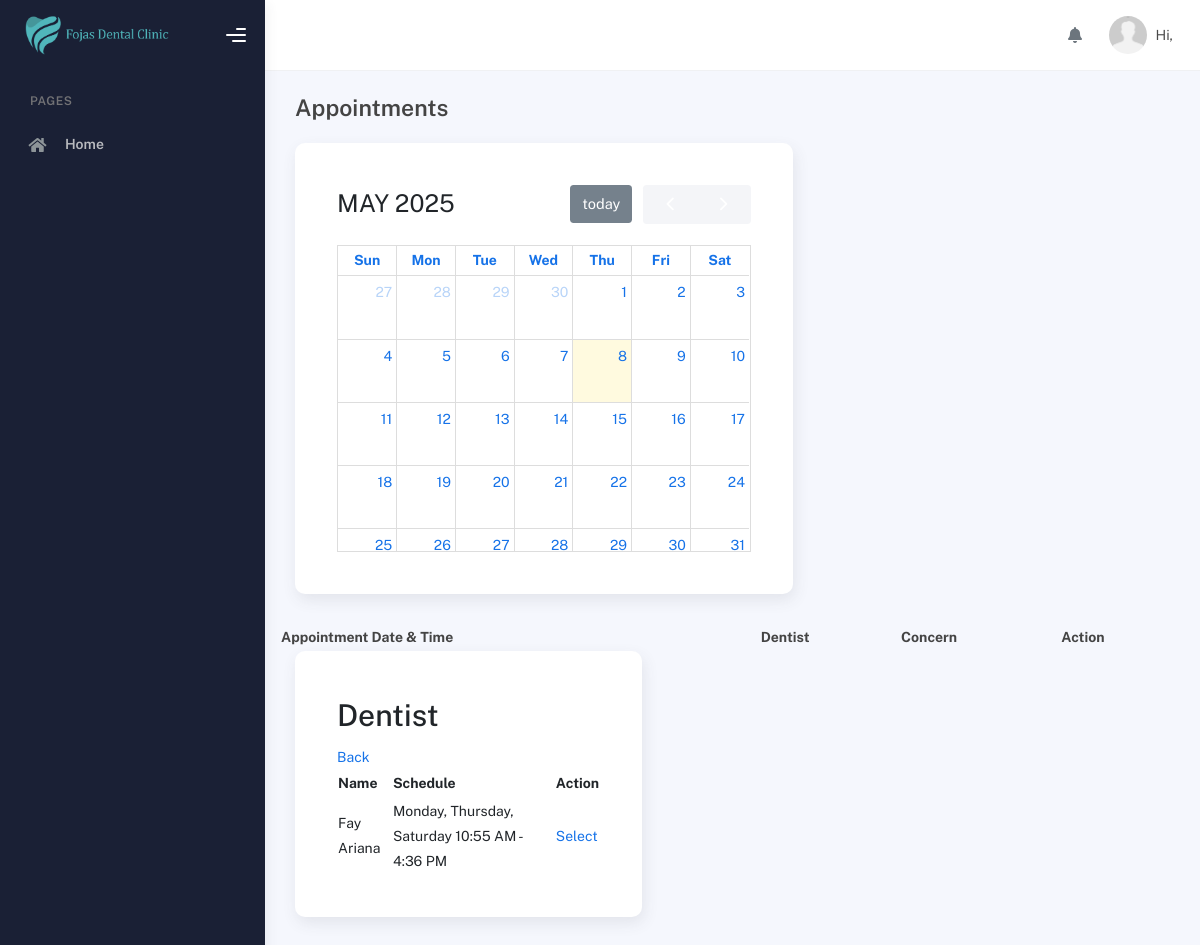
/modules/patients/appointments.php, run on an earlier commit of the app's database.
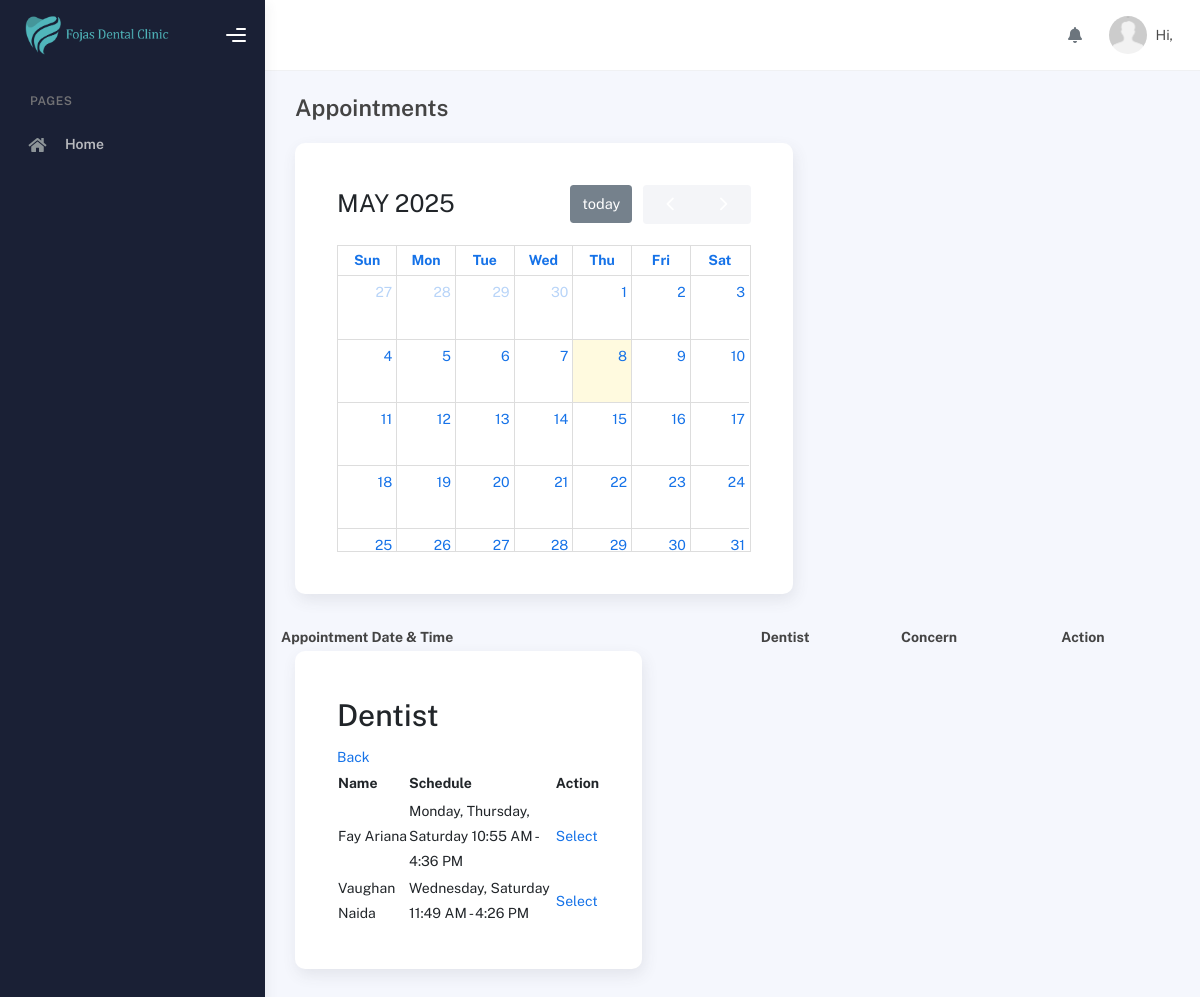
And on a later commit of the database.
### tables this page shows
CREATE TABLE `schedule` (
  `id` int(11) NOT NULL,
  `user_id` int(255) NOT NULL,
  `day` varchar(150) NOT NULL,
  `start_time` varchar(100) NOT NULL,
  `end_time` varchar(100) NOT NULL,
  `date_created` date NOT NULL,
  `date_updated` date NOT NULL
);

CREATE TABLE `users` (
  `id` int(11) NOT NULL,
  `user_id` int(100) NOT NULL,
  `role_id` int(11) NOT NULL,
  `first_name` varchar(250) NOT NULL,
  `middle_name` varchar(255) NOT NULL,
  `last_name` varchar(255) NOT NULL,
  `mobile_number` varchar(255) NOT NULL,
  `email` varchar(255) DEFAULT NULL,
  `password` varchar(255) NOT NULL,
  `date_of_birth` date NOT NULL,
  `date_created` date NOT NULL,
  `date_updated` date NOT NULL,
  `token` varchar(255) DEFAULT NULL,
  `address` varchar(255) DEFAULT NULL,
  `otp` varchar(100) DEFAULT NULL
);

### modules/patients/appointments.php (the view, shortened to what this page needs)
<?php
include('../../connection/connection.php');
?>
<!DOCTYPE html>
<html lang="en">
<head>
    <?php include '../../includes/styles.php'; ?>
</head>
<body>
    <div class="wrapper">
      <?php include '../../includes/sidebar.php'; ?>
      <div class="main-panel">
        <?php include '../../includes/topbar.php'; ?>
        <div class="container">
          <div class="page-inner">
            <div class="page-header">
              <h4 class="page-title">Appointments</h4>
            </div>
            <div class="page-category">
                <div class="row">
                    <div class="col-lg-7">
                        <div class="card p-5">
                            <div id="calendar"></div>
                        </div>
                    </div>
                <table>
                    <tr>
                        <th>Appointment Date & Time</th>
                        <th>Dentist</th>
                        <th>Concern</th>
                        <th>Action</th>
                    </tr>
                </table>
                    <div class="col-lg-5">
                        <div class="card p-5">
                            <h1>Dentist</h1>
                            <a href="dashboard.php">Back</a>
                            <form action="" method="POST">
                                <table>
                                    <tr>
                                        <th>Name</th>
                                        <th>Schedule</th>
                                        <th>Action</th>
                                    </tr>
                                    <?php
                                        $query_dentist = "SELECT users.user_id AS user_id, users.first_name AS first_name, users.middle_name AS middle_name, users.last_name AS last_name, users.mobile_number AS mobile_number, users.email AS email, schedule.user_id AS schedule_user_id, schedule.day AS day , schedule.start_time AS start_time , schedule.end_time AS end_time
                                        FROM
                                        users
                                        LEFT JOIN schedule
                                        ON users.user_id = schedule.user_id
                                        WHERE users.role_id = '3'";
                                        $run_dentist = mysqli_query($conn,$query_dentist);
                                        while($row_dentist = mysqli_fetch_assoc($run_dentist)){
                                            ?>
                                                <tr>
                                                    <td><?php echo $row_dentist['first_name']. " " . $row_dentist['last_name']?>
                                                    </td>
                                                    <td>
                                                        <?php
                                                            $start = date("g:i A", strtotime($row_dentist['start_time']));
                                                            $end = date("g:i A", strtotime($row_dentist['end_time']));
                                                            echo $row_dentist['day'] . " " . $start . " - " . $end;
                                                        ?>
                                                    </td>
                                                    <td>
                                                        <a href="select-dentist.php?user_id=<?php echo $row_dentist['user_id']?>">Select</a>
                                                    </td>
                                                </tr>
                                            <?php
                                        }
                                    ?>
                                </table>
                            </form>
                        </div>
                    </div>
                </div>
            </div>
          </div>
        </div>
      </div>
    </div>
    <a href="appointments.php">Appointment</a>
</body>
</html>

What changed in the data, as far as the page shows it:
added schedule: users.first_name "Vaughan", users.last_name "Naida", day "Wednesday, Saturday", start_time "11:49 AM", end_time "4:26 PM"
